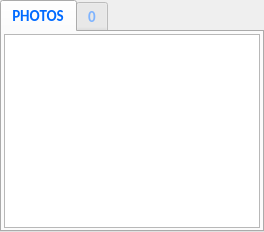
           <widget class="QTabWidget" name="twPhotosList">
            <property name="maximumSize">
             <size>
              <width>16777215</width>
              <height>16777215</height>
             </size>
            </property>
            <property name="styleSheet">
             <string notr="true">
QTabBar
{
    font: bold 11pt Calibri;
}

	/*QTabBar::tab { height: 25px; width:75px; }*/

QTabBar::tab:selected {
	color : rgb(0,106,255);

}



QTabBar::tab:!selected {
 color : rgb(127,180,255);
}</string>
            </property>
            <property name="currentIndex">
             <number>0</number>
            </property>
            <widget class="QWidget" name="tabPhotosList">
             <attribute name="title">
              <string>PHOTOS</string>
             </attribute>
             <layout class="QVBoxLayout" name="verticalLayout">
              <property name="spacing">
               <number>2</number>
              </property>
              <property name="leftMargin">
               <number>2</number>
              </property>
              <property name="topMargin">
               <number>2</number>
              </property>
              <property name="rightMargin">
               <number>2</number>
              </property>
              <property name="bottomMargin">
               <number>2</number>
              </property>
              <item>
               <widget class="QListWidget" name="lwPhotosList"/>
              </item>
             </layout>
            </widget>
            <widget class="QWidget" name="tabNumberPhotos">
             <attribute name="title">
              <string>0</string>
             </attribute>
            </widget>
           </widget>
